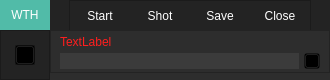
<?xml version="1.0" encoding="UTF-8"?>
<ui version="4.0">
 <class>MainWindow</class>
 <widget class="QMainWindow" name="MainWindow">
  <property name="geometry">
   <rect>
    <x>0</x>
    <y>0</y>
    <width>330</width>
    <height>80</height>
   </rect>
  </property>
  <property name="minimumSize">
   <size>
    <width>330</width>
    <height>80</height>
   </size>
  </property>
  <property name="maximumSize">
   <size>
    <width>16777215</width>
    <height>80</height>
   </size>
  </property>
  <property name="windowTitle">
   <string>MainWindow</string>
  </property>
  <property name="windowIcon">
   <iconset resource="icon.qrc">
    <normaloff>:/icon/icons/x3.ico</normaloff>:/icon/icons/x3.ico</iconset>
  </property>
  <property name="styleSheet">
   <string notr="true">background-color:rgb(45, 45, 45);


</string>
  </property>
  <widget class="QWidget" name="centralwidget">
   <layout class="QVBoxLayout" name="verticalLayout">
    <property name="spacing">
     <number>0</number>
    </property>
    <property name="leftMargin">
     <number>0</number>
    </property>
    <property name="topMargin">
     <number>0</number>
    </property>
    <property name="rightMargin">
     <number>0</number>
    </property>
    <property name="bottomMargin">
     <number>0</number>
    </property>
    <item>
     <widget class="QFrame" name="Top_Bar">
      <property name="minimumSize">
       <size>
        <width>0</width>
        <height>30</height>
       </size>
      </property>
      <property name="maximumSize">
       <size>
        <width>16777215</width>
        <height>30</height>
       </size>
      </property>
      <property name="styleSheet">
       <string notr="true">background-color: rgb(35, 35, 35);</string>
      </property>
      <property name="frameShape">
       <enum>QFrame::NoFrame</enum>
      </property>
      <property name="frameShadow">
       <enum>QFrame::Raised</enum>
      </property>
      <layout class="QHBoxLayout" name="horizontalLayout">
       <property name="spacing">
        <number>0</number>
       </property>
       <property name="leftMargin">
        <number>0</number>
       </property>
       <property name="topMargin">
        <number>0</number>
       </property>
       <property name="rightMargin">
        <number>0</number>
       </property>
       <property name="bottomMargin">
        <number>0</number>
       </property>
       <item>
        <widget class="QFrame" name="frame_toggle">
         <property name="maximumSize">
          <size>
           <width>50</width>
           <height>30</height>
          </size>
         </property>
         <property name="styleSheet">
          <string notr="true">QFrame{
background-color: rgb(81, 187, 168);
}

QFrame:hover{
background-color: rgb(18, 209, 197);
}


</string>
         </property>
         <property name="frameShape">
          <enum>QFrame::NoFrame</enum>
         </property>
         <property name="frameShadow">
          <enum>QFrame::Raised</enum>
         </property>
         <layout class="QVBoxLayout" name="verticalLayout_2">
          <property name="spacing">
           <number>0</number>
          </property>
          <property name="leftMargin">
           <number>0</number>
          </property>
          <property name="topMargin">
           <number>0</number>
          </property>
          <property name="rightMargin">
           <number>0</number>
          </property>
          <property name="bottomMargin">
           <number>0</number>
          </property>
          <item>
           <widget class="QPushButton" name="btn_wth">
            <property name="sizePolicy">
             <sizepolicy hsizetype="Expanding" vsizetype="Fixed">
              <horstretch>0</horstretch>
              <verstretch>0</verstretch>
             </sizepolicy>
            </property>
            <property name="styleSheet">
             <string notr="true">color: rgb(255, 255, 255);
border:0px solid;
background-color: transparent;



</string>
            </property>
            <property name="text">
             <string>WTH</string>
            </property>
            <property name="icon">
             <iconset resource="icon.qrc">
              <normaloff>:/icon/icons/x3.ico</normaloff>:/icon/icons/x3.ico</iconset>
            </property>
           </widget>
          </item>
         </layout>
        </widget>
       </item>
       <item alignment="Qt::AlignHCenter|Qt::AlignVCenter">
        <widget class="QFrame" name="frame_top">
         <property name="frameShape">
          <enum>QFrame::StyledPanel</enum>
         </property>
         <property name="frameShadow">
          <enum>QFrame::Raised</enum>
         </property>
         <layout class="QHBoxLayout" name="horizontalLayout_3">
          <property name="spacing">
           <number>0</number>
          </property>
          <property name="leftMargin">
           <number>0</number>
          </property>
          <property name="topMargin">
           <number>0</number>
          </property>
          <property name="rightMargin">
           <number>0</number>
          </property>
          <property name="bottomMargin">
           <number>0</number>
          </property>
          <item>
           <widget class="QPushButton" name="btn_menu_1">
            <property name="minimumSize">
             <size>
              <width>60</width>
              <height>30</height>
             </size>
            </property>
            <property name="maximumSize">
             <size>
              <width>60</width>
              <height>16777215</height>
             </size>
            </property>
            <property name="styleSheet">
             <string notr="true">QPushButton{
color: rgb(255, 255, 255);
background-color: rgb(35, 35, 35);
border:0px solid;

}

QPushButton:hover{
background-color: rgb(45, 45, 45);
	color: rgb(50, 190, 166);
}

QPushButton:pressed{
 background-color: rgb(59, 59, 59);
}</string>
            </property>
            <property name="text">
             <string>Start</string>
            </property>
            <property name="icon">
             <iconset resource="icon.qrc">
              <normaloff>:/icon/icons/play-button.png</normaloff>:/icon/icons/play-button.png</iconset>
            </property>
           </widget>
          </item>
          <item>
           <widget class="QPushButton" name="btn_menu_2">
            <property name="minimumSize">
             <size>
              <width>60</width>
              <height>30</height>
             </size>
            </property>
            <property name="maximumSize">
             <size>
              <width>60</width>
              <height>16777215</height>
             </size>
            </property>
            <property name="styleSheet">
             <string notr="true">QPushButton{
color: rgb(255, 255, 255);
background-color: rgb(35, 35, 35);
border:0px solid;

}

QPushButton:hover{
background-color: rgb(45, 45, 45);
	color: rgb(50, 190, 166);
}

QPushButton:pressed{
 background-color: rgb(59, 59, 59);
}</string>
            </property>
            <property name="text">
             <string>Shot</string>
            </property>
            <property name="icon">
             <iconset resource="icon.qrc">
              <normaloff>:/icon/icons/add.png</normaloff>:/icon/icons/add.png</iconset>
            </property>
           </widget>
          </item>
          <item>
           <widget class="QPushButton" name="btn_menu_3">
            <property name="minimumSize">
             <size>
              <width>60</width>
              <height>30</height>
             </size>
            </property>
            <property name="maximumSize">
             <size>
              <width>60</width>
              <height>16777215</height>
             </size>
            </property>
            <property name="styleSheet">
             <string notr="true">QPushButton{
color: rgb(255, 255, 255);
background-color: rgb(35, 35, 35);
border:0px solid;

}

QPushButton:hover{
background-color: rgb(45, 45, 45);
	color: rgb(50, 190, 166);
}

QPushButton:pressed{
 background-color: rgb(59, 59, 59);
}</string>
            </property>
            <property name="text">
             <string>Save</string>
            </property>
            <property name="icon">
             <iconset resource="icon.qrc">
              <normaloff>:/icon/icons/save (1).png</normaloff>:/icon/icons/save (1).png</iconset>
            </property>
           </widget>
          </item>
          <item>
           <widget class="QPushButton" name="btn_menu_4">
            <property name="minimumSize">
             <size>
              <width>60</width>
              <height>30</height>
             </size>
            </property>
            <property name="maximumSize">
             <size>
              <width>60</width>
              <height>16777215</height>
             </size>
            </property>
            <property name="styleSheet">
             <string notr="true">QPushButton{
color: rgb(255, 255, 255);
background-color: rgb(35, 35, 35);
border:0px solid;

}

QPushButton:hover{
background-color: rgb(45, 45, 45);
	color: rgb(50, 190, 166);
}

QPushButton:pressed{
 background-color: rgb(59, 59, 59);
}</string>
            </property>
            <property name="text">
             <string>Close</string>
            </property>
            <property name="icon">
             <iconset resource="icon.qrc">
              <normaloff>:/icon/icons/close.png</normaloff>:/icon/icons/close.png</iconset>
            </property>
           </widget>
          </item>
         </layout>
        </widget>
       </item>
      </layout>
     </widget>
    </item>
    <item>
     <widget class="QFrame" name="Content">
      <property name="frameShape">
       <enum>QFrame::NoFrame</enum>
      </property>
      <property name="frameShadow">
       <enum>QFrame::Raised</enum>
      </property>
      <layout class="QHBoxLayout" name="horizontalLayout_2">
       <property name="spacing">
        <number>0</number>
       </property>
       <property name="leftMargin">
        <number>0</number>
       </property>
       <property name="topMargin">
        <number>0</number>
       </property>
       <property name="rightMargin">
        <number>0</number>
       </property>
       <property name="bottomMargin">
        <number>0</number>
       </property>
       <item>
        <widget class="QFrame" name="frame_left">
         <property name="minimumSize">
          <size>
           <width>50</width>
           <height>0</height>
          </size>
         </property>
         <property name="maximumSize">
          <size>
           <width>50</width>
           <height>16777215</height>
          </size>
         </property>
         <property name="styleSheet">
          <string notr="true">background-color: rgb(35, 35, 35);</string>
         </property>
         <property name="frameShape">
          <enum>QFrame::StyledPanel</enum>
         </property>
         <property name="frameShadow">
          <enum>QFrame::Raised</enum>
         </property>
         <layout class="QVBoxLayout" name="verticalLayout_3">
          <property name="spacing">
           <number>0</number>
          </property>
          <property name="leftMargin">
           <number>0</number>
          </property>
          <property name="topMargin">
           <number>0</number>
          </property>
          <property name="rightMargin">
           <number>0</number>
          </property>
          <property name="bottomMargin">
           <number>0</number>
          </property>
          <item alignment="Qt::AlignHCenter">
           <widget class="QFrame" name="frame">
            <property name="minimumSize">
             <size>
              <width>20</width>
              <height>20</height>
             </size>
            </property>
            <property name="maximumSize">
             <size>
              <width>20</width>
              <height>20</height>
             </size>
            </property>
            <property name="frameShape">
             <enum>QFrame::StyledPanel</enum>
            </property>
            <property name="frameShadow">
             <enum>QFrame::Raised</enum>
            </property>
            <widget class="QPushButton" name="btn_info">
             <property name="geometry">
              <rect>
               <x>0</x>
               <y>0</y>
               <width>20</width>
               <height>20</height>
              </rect>
             </property>
             <property name="minimumSize">
              <size>
               <width>20</width>
               <height>20</height>
              </size>
             </property>
             <property name="maximumSize">
              <size>
               <width>20</width>
               <height>20</height>
              </size>
             </property>
             <property name="styleSheet">
              <string notr="true">border-image: url(:/icon/icons/i button.png);
background-color:transparent;
</string>
             </property>
             <property name="text">
              <string/>
             </property>
            </widget>
           </widget>
          </item>
         </layout>
        </widget>
       </item>
       <item alignment="Qt::AlignTop">
        <widget class="QFrame" name="frame_pages">
         <property name="minimumSize">
          <size>
           <width>0</width>
           <height>43</height>
          </size>
         </property>
         <property name="frameShape">
          <enum>QFrame::StyledPanel</enum>
         </property>
         <property name="frameShadow">
          <enum>QFrame::Raised</enum>
         </property>
         <layout class="QHBoxLayout" name="horizontalLayout_5">
          <property name="spacing">
           <number>0</number>
          </property>
          <property name="topMargin">
           <number>0</number>
          </property>
          <property name="bottomMargin">
           <number>0</number>
          </property>
          <item>
           <layout class="QVBoxLayout" name="verticalLayout_4">
            <property name="spacing">
             <number>0</number>
            </property>
            <item>
             <widget class="QLabel" name="label">
              <property name="minimumSize">
               <size>
                <width>0</width>
                <height>20</height>
               </size>
              </property>
              <property name="maximumSize">
               <size>
                <width>16777215</width>
                <height>20</height>
               </size>
              </property>
              <property name="styleSheet">
               <string notr="true"> 
color: rgb(255, 30, 30);</string>
              </property>
              <property name="text">
               <string>TextLabel</string>
              </property>
             </widget>
            </item>
            <item>
             <layout class="QHBoxLayout" name="horizontalLayout_4">
              <property name="spacing">
               <number>5</number>
              </property>
              <item>
               <widget class="QLineEdit" name="lineEdit">
                <property name="styleSheet">
                 <string notr="true">border:none;
background-color: rgb(59, 59, 59);
color: rgb(255, 255, 255);

</string>
                </property>
               </widget>
              </item>
              <item>
               <widget class="QPushButton" name="btn_add_note">
                <property name="minimumSize">
                 <size>
                  <width>16</width>
                  <height>16</height>
                 </size>
                </property>
                <property name="maximumSize">
                 <size>
                  <width>16</width>
                  <height>16</height>
                 </size>
                </property>
                <property name="styleSheet">
                 <string notr="true">#btn_add_note{
background-color:transparent;
border-image: url(:/icon/icons/plus16.png);
}


#btn_add_note:pressed{
background-color:transparent;
border-image: url(:/icon/icons/plus.png);
}
</string>
                </property>
                <property name="text">
                 <string/>
                </property>
               </widget>
              </item>
             </layout>
            </item>
           </layout>
          </item>
         </layout>
        </widget>
       </item>
      </layout>
     </widget>
    </item>
   </layout>
  </widget>
 </widget>
 <resources>
  <include location="icon.qrc"/>
 </resources>
 <connections/>
</ui>
